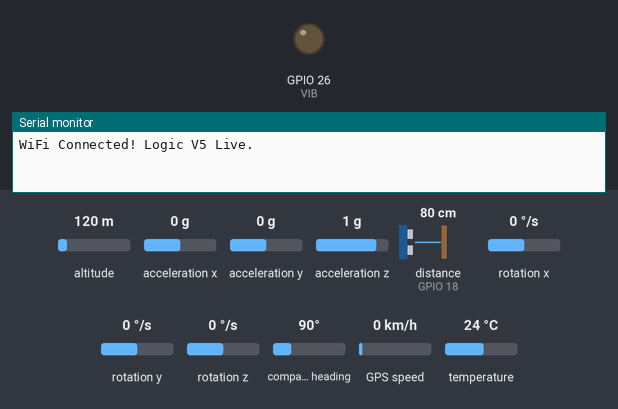
A sketch run on a simulated ESP32. Shown: output pins drawn as LEDs (lit = HIGH), the last lines printed to the serial monitor. Wiring (inferred from the names in the program): ultrasonic range finder: trigger GPIO 5; echo GPIO 18. The inputs (shaded band) are chosen by the test bench; at power-on: acceleration x 0 g, altitude 120 m, acceleration y 0 g, acceleration z 1 g, distance to the obstacle (sensor on GPIO 18) 80 cm, rotation x 0 °/s, rotation y 0 °/s, rotation z 0 °/s, compass heading 90°, GPS speed 0 km/h, temperature 24 °C. The echo pulse lasts 58.3 µs per cm; WiFi joins after 1.5 s; servers stay silent unless stated; uploads are accepted with an empty reply; the GPS gets a fix after 3 s at 37.7749, -122.4194 with 8 satellites; pins used as bus, display or sensor lines are not drawn.

Above: at 2.7 s.
2.8 s: acceleration x set to -0.6 g
4.3 s: acceleration x set to -0.9 g
At 5.6 s:
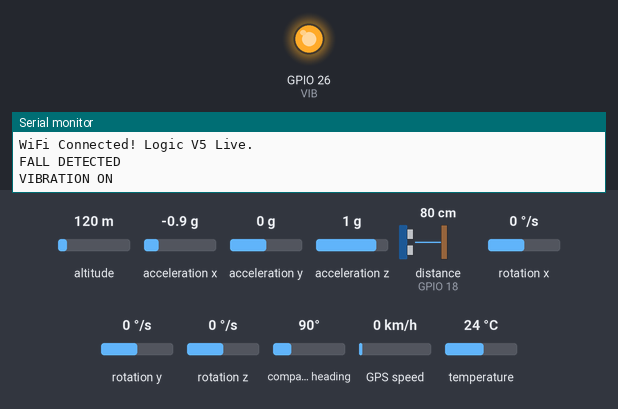
6.3 s: acceleration x set to 0.1 g
At 7.5 s:
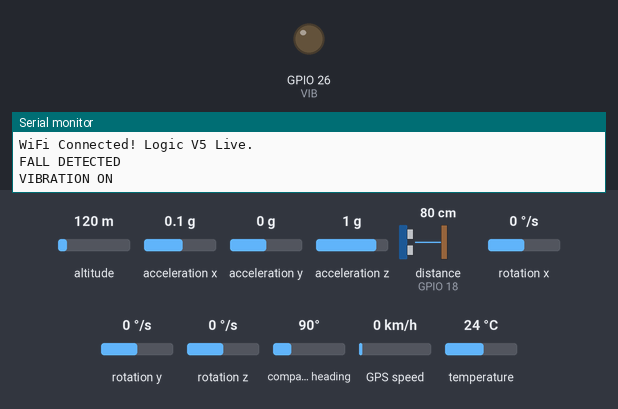
8.0 s: acceleration x set to -1.4 g
At 8.6 s:
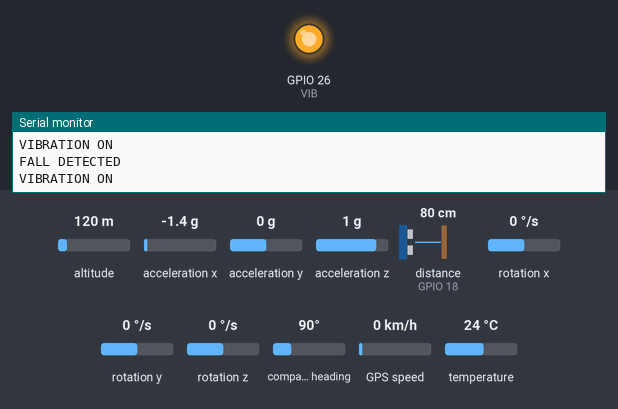
Timing chart, 0 to 10.8 s (numbered marks = the images above; inputs shaded):
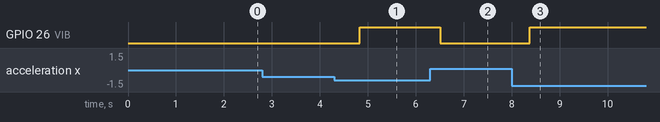

Measured:
- the behaviour switches between -0.7 and -0.8 g on acceleration x (found by bisection; images 0 and 1)
- after the input at 2.8 s, every drawn part: stays the same
- after the input at 4.3 s, GPIO 26 (VIB): LOW → HIGH after 0.53 s
- after the input at 6.3 s, GPIO 26 (VIB): HIGH → LOW after 0.22 s
- after the input at 8.0 s, GPIO 26 (VIB): LOW → HIGH after 0.37 s

The sketch:

smart-shoe-esp32.ino
```cpp
/*
=========================================
SMART SHOE - FIXED LOGIC (v5)
REFINED FALL SENSITIVITY | MAP LINK FIXED
=========================================
*/

#include <Wire.h>
#include <Adafruit_MPU6050.h>
#include <Adafruit_Sensor.h>
#include <TinyGPSPlus.h>
#include <WiFi.h>
#include <HTTPClient.h>
#include <ArduinoJson.h>

const char* ssid = "iPhone 13 pro";
const char* password = "anujsolania";
const char* serverUrl = "https://supports-downloaded-visibility-dicke.trycloudflare.com/api/device/data";
const String deviceId = "shoe_001";

#define trigPin 5
#define echoPin 18
#define VIB 26
#define GPS_RX 16
#define GPS_TX 17
#define GPS_BAUD 9600

Adafruit_MPU6050 mpu;
sensors_event_t a, g, temp;
TinyGPSPlus gps;
HardwareSerial gpsSerial(2);

double latestLat = 28.7041;
double latestLng = 77.1025;
long distance = 999;
bool fallDetectedFlag = false;
bool objectDetectedFlag = false;
bool motorActive = false;
int fallConfirmationCount = 0;

unsigned long lastVibTriggerTime = 0;
unsigned long lastDashboardUpdate = 0;

void setup() {
  Serial.begin(115200);
  Wire.begin(21, 22);
  mpu.begin();
  pinMode(trigPin, OUTPUT);
  pinMode(echoPin, INPUT);
  pinMode(VIB, OUTPUT);
  digitalWrite(VIB, LOW);
  gpsSerial.begin(GPS_BAUD, SERIAL_8N1, GPS_RX, GPS_TX);
  WiFi.begin(ssid, password);
  while (WiFi.status() != WL_CONNECTED) { delay(500); }
  Serial.println("\nWiFi Connected! Logic V5 Live.");
}

void sendData(String status, bool isFall) {
  if (WiFi.status() == WL_CONNECTED) {
    HTTPClient http;
    JsonDocument doc;
    doc["deviceId"] = deviceId;
    doc["distance"] = distance;
    doc["fallDetected"] = isFall;
    doc["gps"]["lat"] = latestLat;
    doc["gps"]["lng"] = latestLng;
    doc["status"] = status;
    String mapLink = "https://www.google.com/maps?q=" + String(latestLat, 6) + "," + String(latestLng, 6);
    doc["mapLink"] = mapLink;
    String jsonStr; serializeJson(doc, jsonStr);
    http.begin(serverUrl);
    http.addHeader("Content-Type", "application/json");
    http.POST(jsonStr);
    http.end();
  }
}

void loop() {
  while (gpsSerial.available() > 0) gps.encode(gpsSerial.read());
  if (gps.location.isValid()) { latestLat = gps.location.lat(); latestLng = gps.location.lng(); }

  // 1. REFINED FALL SENSOR (Confirmation required)
  Wire.beginTransmission(0x68);
  if (Wire.endTransmission() == 0) {
    mpu.getEvent(&a, &g, &temp);
    bool thresholdsExceeded = (abs(a.acceleration.x) > 7 || abs(a.acceleration.y) > 7 || (a.acceleration.z > 1 && a.acceleration.z < 5));

    if (thresholdsExceeded) {
      fallConfirmationCount++;
      if (fallConfirmationCount >= 5 && !fallDetectedFlag) {
        Serial.println("\nFALL DETECTED");
        fallDetectedFlag = true;
        sendData("RED", true);
      }
    } else {
      fallConfirmationCount = 0;
      if (fallDetectedFlag) {
        fallDetectedFlag = false;
        sendData("GREEN", false);
      }
    }
  }

  // 2. OBJECT SENSOR
  digitalWrite(trigPin, LOW); delayMicroseconds(2);
  digitalWrite(trigPin, HIGH); delayMicroseconds(10);
  digitalWrite(trigPin, LOW);
  long dur = pulseIn(echoPin, HIGH, 20000);
  distance = (dur == 0) ? 999 : dur / 58.2;
  objectDetectedFlag = (distance > 0 && distance < 15);

  // 3. VIBRATION
  if (objectDetectedFlag || fallDetectedFlag) {
    digitalWrite(VIB, HIGH);
    if (!motorActive) { Serial.println("VIBRATION ON"); motorActive = true; }
    lastVibTriggerTime = millis();
  } else {
    if (motorActive && (millis() - lastVibTriggerTime > 200)) {
      digitalWrite(VIB, LOW);
      motorActive = false;
    }
  }

  // 4. PERIODIC DASHBOARD SYNC
  if (millis() - lastDashboardUpdate > 2000) {
    String currentStatus = (objectDetectedFlag || fallDetectedFlag) ? "RED" : "GREEN";
    sendData(currentStatus, fallDetectedFlag);
    lastDashboardUpdate = millis();
  }
  delay(30);
}
```
